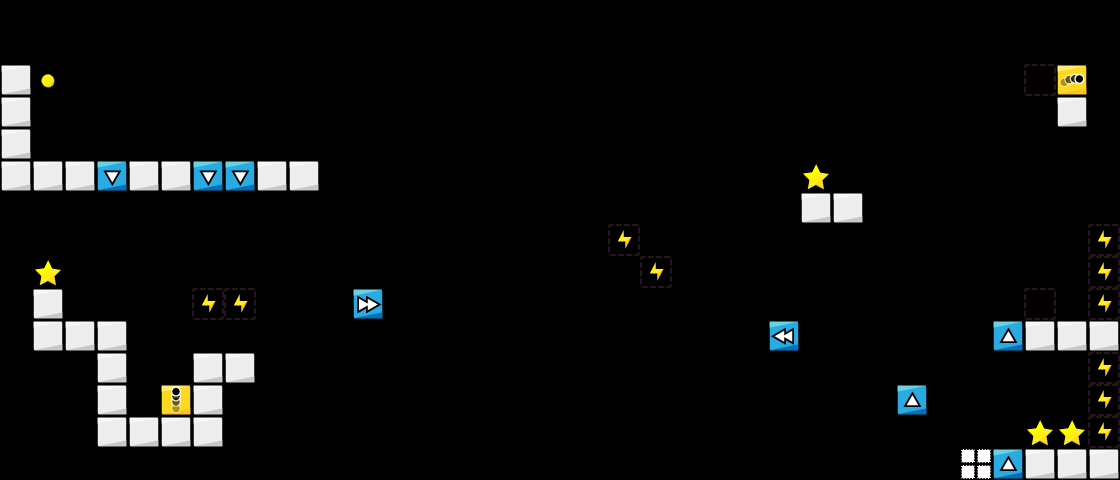

The image is a tile-based game level rendered from a .tmx file. Its description and source (layers, tilesets, objects; grid data summarised) follow:
An orthogonal 35x15 tile map with 32x32 px tiles, 1 tile layer (map) and 1 object (Kinematic).

<map version="1.2" tiledversion="1.2.4" orientation="orthogonal" renderorder="right-down" width="35" height="15" tilewidth="32" tileheight="32" infinite="0" nextlayerid="3" nextobjectid="2">
 <tileset firstgid="1" name="map_tiles" tilewidth="32" tileheight="32" tilecount="225" columns="15">
  <image source="../../img/map_tiles.png" width="480" height="480" />
 </tileset>
 <layer id="1" name="map" width="35" height="15">
  <data>[525 cells, 60 non-empty, 12 distinct tile ids]</data>
 </layer>
 <objectgroup color="#ffaa00" id="2" name="physicsEntity">
  <object id="1" name="Kinematic" type="Kinematic" x="1024" y="96" width="32" height="32">
   <properties>
    <property name="direction" value="vertical" />
   </properties>
  </object>
 </objectgroup>
</map>
